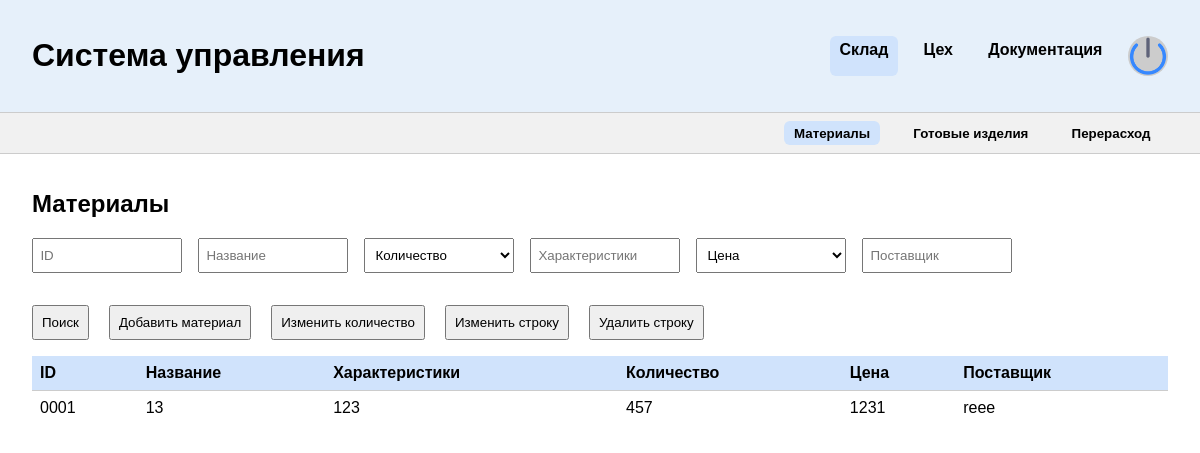
The app's page /warehouse/materials/ (signed in), older data.
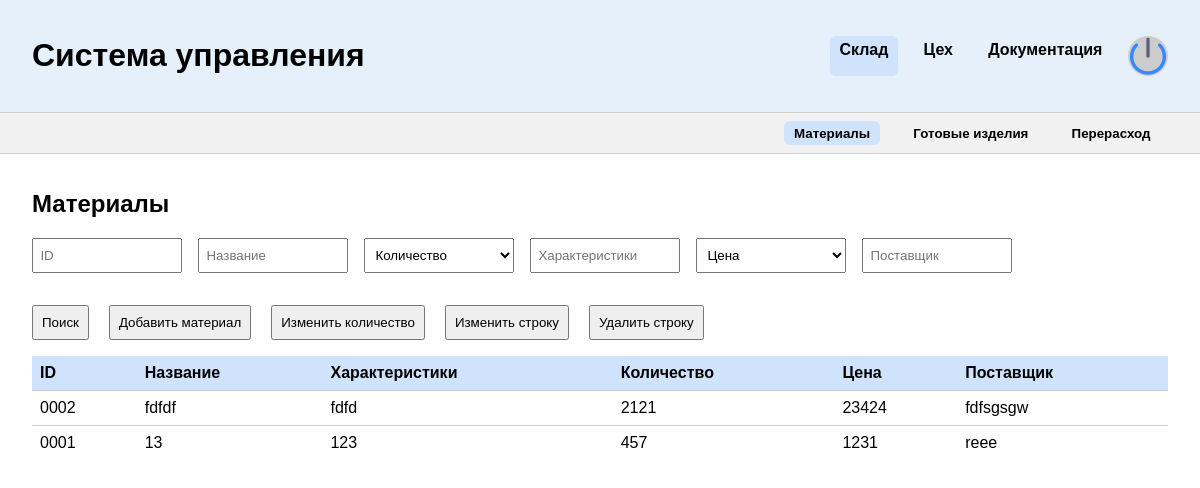
The same page, newer data.
### main/models.py (models this page shows, shortened)
class Materials(models.Model):
    name = models.CharField(max_length=100, verbose_name="Название материала")
    quantity = models.IntegerField(verbose_name="Количество на складе")
    features = models.CharField(max_length=255, verbose_name="Характеристики материала")
    price = models.IntegerField(verbose_name="Цена за единицу")
    supplier = models.CharField(max_length=100, verbose_name="Название поставщика")
    class Meta:
        verbose_name = "Материалы"
        verbose_name_plural = "Материалы"

### main/views/materials.py (the view)
# urls.py: path("warehouse/materials/", MaterialsPage.as_view()),
class MaterialsPage(BaseView, TemplateView):
    template_name = "main/materials.html"
    enable_roles = [UserRole.WarehouseManager, UserRole.PatternDesigner]
    @property
    def can_edit(self):
        user = self.request.user
        if user.role in [UserRole.PatternDesigner]:
            return False
        return True
    def get_context_data(self, **kwargs):
        context = super().get_context_data(**kwargs)
        context["materials"] = MaterialsSerializer(Materials.objects.order_by("-id"), many=True).data
        context["can_edit"] = self.can_edit
        return context

### main/models.py (called while the page is built)
    def __str__(self):
        return f"{self.fullname} - {self.role}"

### main/serializers.py (called while the page is built)
    def get_id(self, obj):
        return str(obj.id).zfill(4)

### main/views/base.py (called while the page is built)
    def dispatch(self, request: HttpRequest, *args, **kwargs):
        user = request.user
        if not user.is_authenticated:
            return HttpResponseRedirect('/')
        print(user.login)
        print(user.__dict__)
        if user.role == UserRole.GeneralManager or user.role == UserRole.ProductionManager:
            return super().dispatch(request, *args, **kwargs)
        if user.role not in self.get_enable_roles():
            return render(request, "main/protect.html")
        return super().dispatch(request, *args, **kwargs)

### main/templates/main/materials.html (shortened to what this page needs)
{% extends "main/base.html" %}
{% load static %}
{% block content %}
<header>
  <h1>Система управления</h1>
  <div class="menu">
    <a href="/warehouse/materials/" class="active">Склад</a>
    <a href="/ceh/workers/">Цех</a>
    <a href="/docs/">Документация</a>
    <div class="avatar"><img src="{% static 'main/shutdown.png' %}" /></div>
  </div>
</header>
  <div class="submenu" id="submenu-sklad">
    <button data-target="materials" class="active">Материалы</button>
    <button data-target="products"><a href="/warehouse/products/">Готовые изделия</a></button>
    <button data-target="overuse"><a href="/warehouse/overuse/" >Перерасход</a></button>
  </div>
  <section id="sklad">
    <div class="table-section" id="materials">
      <h2>Материалы</h2>
      <div class="filters">
        <input placeholder="ID">
        <input placeholder="Название">
        <select id="sort-quantity">
          <option value="">Количество</option>
        </select>
        <input placeholder="Характеристики">
        <select id="sort-price">
          <option value="">Цена</option>
        </select>
        <input placeholder="Поставщик">
       </div>
<div class="material-actions">
  <button onclick="filterMaterials()">Поиск</button>
  <button {% if not can_edit %}disabled{% endif %} onclick="document.getElementById('dialog-add-material').showModal()">Добавить материал</button>
  <button {% if not can_edit %}disabled{% endif %} onclick="document.getElementById('dialog-edit-material-qty-entry').showModal()">Изменить количество</button>
  <button {% if not can_edit %}disabled{% endif %} onclick="document.getElementById('dialog-edit-material-row-id').showModal()">Изменить строку</button>
  <button {% if not can_edit %}disabled{% endif %} onclick="document.getElementById('dialog-delete-material').showModal()">Удалить строку</button>
</div>
      <table>
        <thead>
          <tr>
            <th>ID</th>
            <th>Название</th>
            <th>Характеристики</th>
            <th>Количество</th>
            <th>Цена</th>
            <th>Поставщик</th>
          </tr>
        </thead>
        <tbody id="materials-table-body">
          {% for m in materials %}
            <tr><td>{{ m.id }}</td><td>{{ m.name }}</td><td>{{ m.features }}</td><td>{{ m.quantity }}</td><td>{{ m.price }}</td><td>{{ m.supplier }}</td></tr>
          {% endfor %}
        </tbody>
      </table>
  </section>
{% endblock %}

Row changes from the older to the newer data that the page shows:
added Materials: name "fdfdf", features "fdfd", supplier "fdfsgsgw"
Text that changed along with them:
new list line: "0002 2121 23424"
